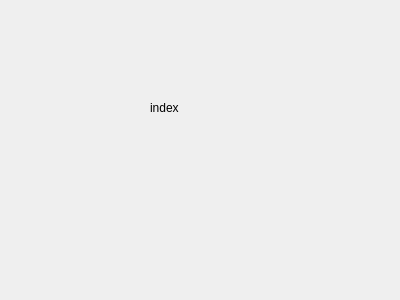
<?xml version="1.0" encoding="UTF-8"?>
<ui version="4.0">
 <class>IndexWidget</class>
 <widget class="QWidget" name="IndexWidget">
  <property name="geometry">
   <rect>
    <x>0</x>
    <y>0</y>
    <width>400</width>
    <height>300</height>
   </rect>
  </property>
  <property name="windowTitle">
   <string>Form</string>
  </property>
  <property name="styleSheet">
   <string notr="true">IndexWidget {
	background-color: #ECECEB;
}</string>
  </property>
  <widget class="QLabel" name="label">
   <property name="geometry">
    <rect>
     <x>150</x>
     <y>100</y>
     <width>58</width>
     <height>16</height>
    </rect>
   </property>
   <property name="text">
    <string>index</string>
   </property>
  </widget>
 </widget>
 <resources/>
 <connections/>
</ui>
